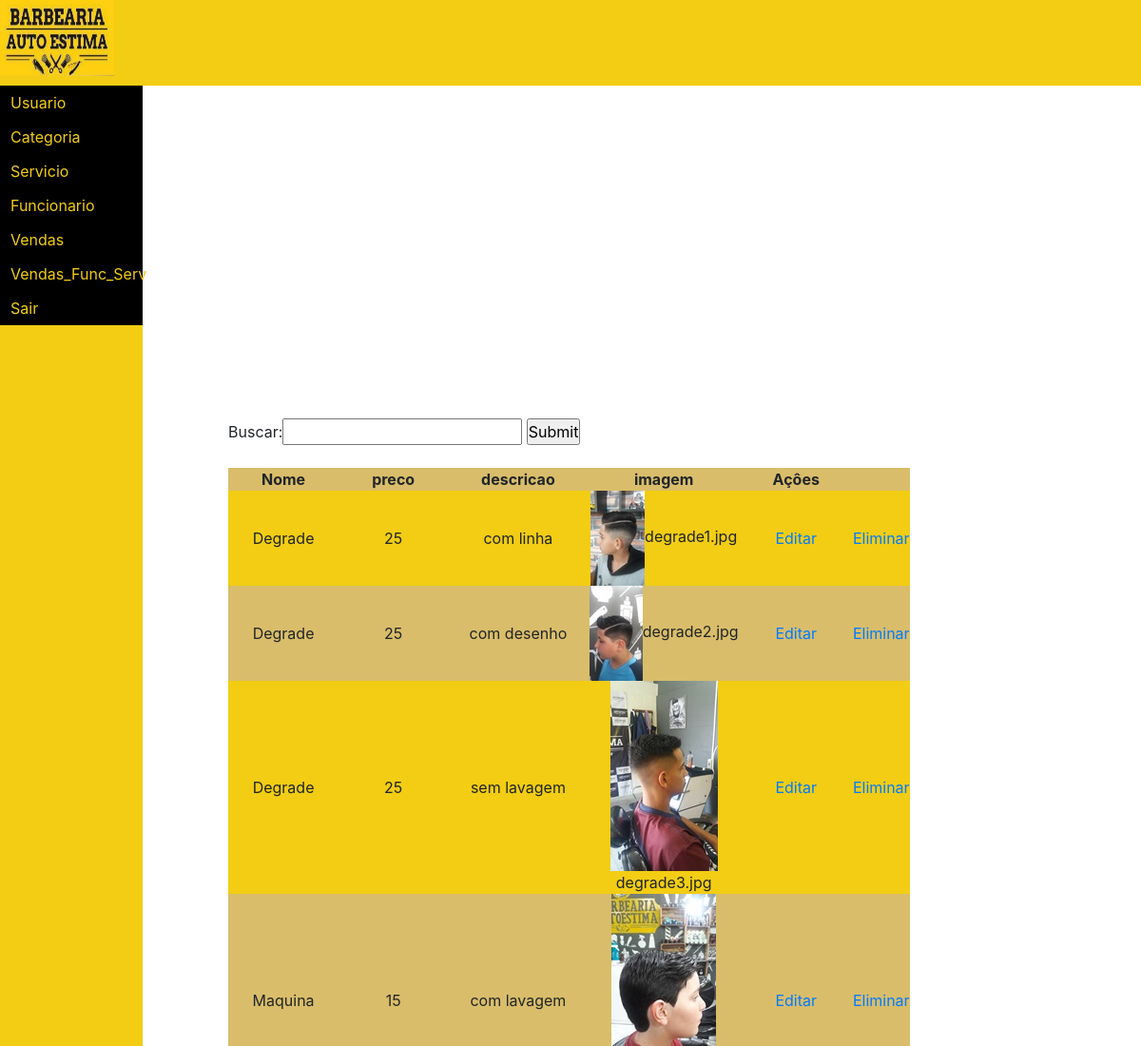
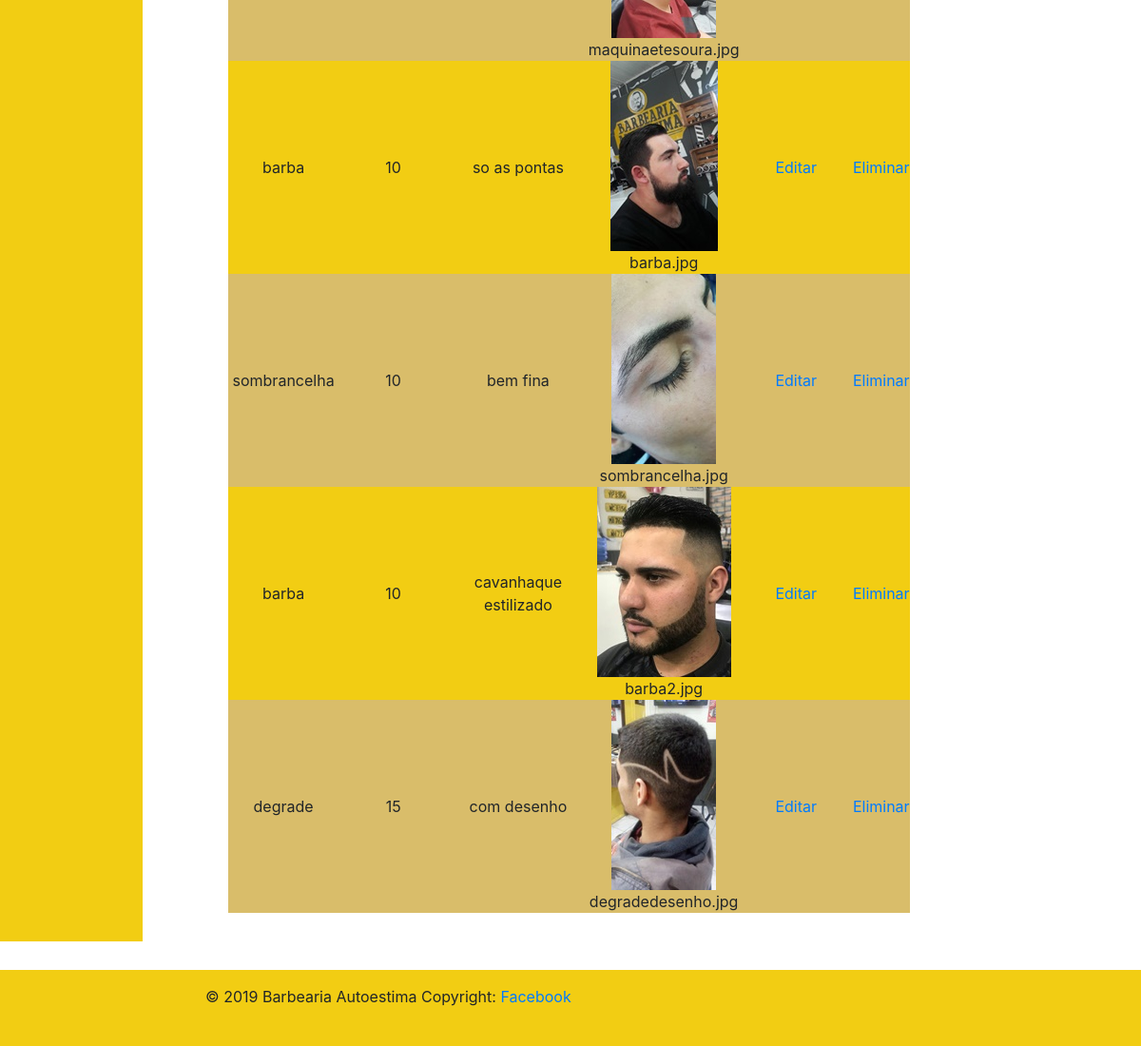
Page /html/listar_servico.php (signed in) on the committed database (2 pictures, top to bottom).
### tables this page shows
CREATE TABLE `servico` (
  `id` int(11) NOT NULL,
  `nome` varchar(255) DEFAULT NULL,
  `preco` float DEFAULT NULL,
  `descricao` varchar(255) DEFAULT NULL,
  `imagem` varchar(255) NOT NULL
);

### pdo/Conexao.php (called while the page is built)
<?php
 Class ClassConexao{
      public function conectaDB(){
        $host = 'mysql:host=localhost;dbname=barbearia;charset=utf8';
        $user = 'root';
        $pass = '';
            try {
                $pdo = new PDO($host, $user, $pass);
                return $pdo;
            } catch (PDOException $ex) {
                echo 'Erro: ' . $ex->getMessage();
            }
        }
    }
?>

### pdo/Servico.class.php (called while the page is built, shortened)
<?php
include_once 'Conexao.php';
class Servico extends ClassConexao {
     protected $conexao = null;
     public function __construct(){
         $this->conexao = $this->conectaDB();
     }
     public function Listar() {
    $stmt = $this->conexao->prepare("Select * from servico");
    $stmt->execute();
    $resultado = $stmt->fetchAll();
    return $resultado;
    }
    }

### html/listar_servico.php (the view, shortened to what this page needs)
<?php
    include_once "topo.php";
?>
<div class="divposicao" >
<form action="listar_servico.php">
   Buscar:<input type="text" name="buscar"/>
 <input type="submit"/>
</form>
<br>
        <?php
       include_once '../pdo/Servico.class.php';
      if (isset($_GET['buscar'])){
         $conexao = new Servico();
         $servico = $conexao->Listarnome($_GET['buscar']);
       }else{
         $conexao = new Servico();
         $servico = $conexao->Listar();
      }
      echo "<table style='width:50%' id='tables'>";
      echo"<tr>
      <th>Nome </th>
      <th>preco</th>
      <th>descricao</th>
      <th>imagem </th>
      <th tolspan='2'>Açôes</th>
       </tr>";
       foreach ($servico as $Servico) {
                echo"<tr>
                <td> ". $Servico['nome']." </td>
                <td> ". $Servico['preco']." </td>
                <td> ". $Servico['descricao']." </td>
                <td><img src= '../img/".$Servico['imagem']."'/>".$Servico['imagem']."</td>
                 <td><a href='../html/editar_servico.php?id=".$Servico['id']."&nome=".$Servico['nome'].
                 "&preco=".$Servico['preco']."&descricao=".$Servico['descricao']."&imagem=".$Servico['imagem']."'>Editar</a></td>
                 <td><a href='../html/apagar_servico.php?id=".$Servico['id']."'>Eliminar</a></td>
                </tr>";
            }
     echo"</table>";
        ?>
        <br><br> <br><br> <br><br>
        </div>
 <?php
    include_once "rodape.php";
?>

### html/topo.php (shortened to what this page needs)
<!DOCTYPE html>
<html>
<head>
<link rel="stylesheet" type="text/css" href="../css/bootstrap.css">
<link rel="stylesheet" type="text/css" href="../css/templatebarbearia.css">
</head>
<body>
        <div class="container col-12">
        <div class="row borde1" style=" height: 90px;">
            <div ><img  src="../img/barber.jpg" width=120 height=80 ></div>
        </div>
        </div>
          <nav >
            <div class="divtamanho">
            <ul>
                <li><a href="#">Usuario</a></li>
                <li><a href="#">Categoria</a></li>
                <li><a href="#">Servicio</a></li>
                 <li><a href="#">Funcionario</a></li>
                 <li><a href="#">Vendas</a></li>
                 <li><a href="#">Vendas_Func_Serv</a></li>
                 <li><a href="sair.php">Sair</a></li>
            </ul>
          </div>
        </nav>

### html/rodape.php (shortened to what this page needs)
<footer class="page-footer font-small blue">
            <div class="container col-12 fixed-bottom">
            <div class="row borde1" style=" height: 80px;">
                <div class="footer-copyright text-center py-3">&nbsp &nbsp &nbsp &nbsp &nbsp &nbsp &nbsp
                   &nbsp &nbsp &nbsp &nbsp &nbsp &nbsp &nbsp &nbsp &nbsp &nbsp &nbsp &nbsp &nbsp &nbsp
                   &nbsp &nbsp &nbsp © 2019 Barbearia Autoestima Copyright:
                  <a href="https://www.facebook.com/Barbearia-Autoestima-346191092534242/">Facebook</a>
                </div>
              </footer>
</body>
</html>

### css/templatebarbearia.css (style rules this page uses)
.borde1 { background-color:#F2CD13; text-align:center; height: 50px; }
.divtamanho { width:150px; height:600px; background-color:#F2CD13; }
* { box-sizing:border-box; margin:0; padding:0; }
li { list-style-type:none; position:relative; }
li a { text-decoration:none; display:block; padding:5px 10px; width:150px; border:1px solid #000; color:#F2CD13; background-color:#000; }
.divposicao { position: absolute; top: 20%; left: 20%; }

### html/listar_servico.php (style rules this page uses)
#tables { width: 100%; background-color:#D9BD6A; }
tr:nth-child(even) { background-color: #F2CD13 }
tr, th { text-align: center; padding: 0px 35px ; }
.divtamanho { height:2000px; }

### rows in the picture
servico: nome "Degrade", preco "25", descricao "com linha", imagem (picture), imagem "degrade1.jpg"
servico: nome "Degrade", preco "25", descricao "com desenho", imagem (picture), imagem "degrade2.jpg"
servico: nome "Degrade", preco "25", descricao "sem lavagem", imagem (picture), imagem "degrade3.jpg"
servico: nome "Maquina", preco "15", descricao "com lavagem", imagem (picture), imagem "maquinaetesoura.jpg"
servico: nome "barba", preco "10", descricao "so as pontas", imagem (picture), imagem "barba.jpg"
servico: nome "sombrancelha", preco "10", descricao "bem fina", imagem (picture), imagem "sombrancelha.jpg"
servico: nome "barba", preco "10", descricao "cavanhaque estilizado", imagem (picture), imagem "barba2.jpg"
servico: nome "degrade", preco "15", descricao "com desenho", imagem (picture), imagem "degradedesenho.jpg"
